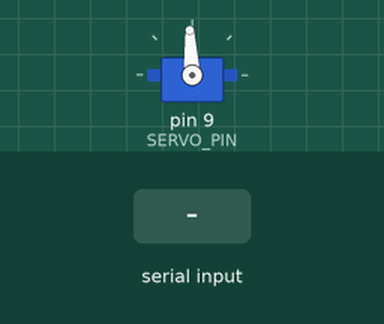
Recording of a sketch running on a simulated Arduino Uno, built with avr-gcc and run on an emulated ATmega328P. On the bench: servo. The inputs (shaded band) are chosen by the test bench.

Above: at 1.2 s.
1.3 s: "R" received over Serial
At 2.2 s:
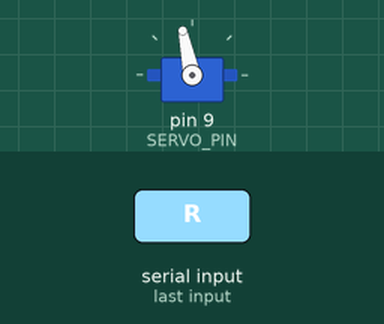
2.8 s: "S" received over Serial
At 3.3 s:
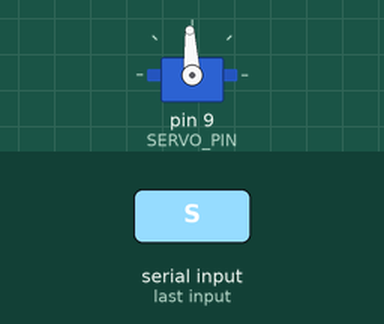
Timing chart, 0 to 5.8 s (numbered marks = the images above; inputs shaded):
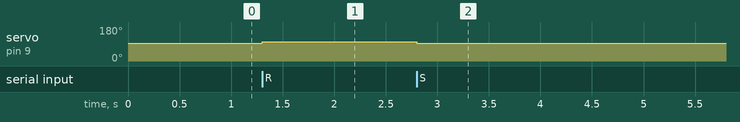

The sketch:

ajuste_motor_360.ino
```cpp
#include <Servo.h>

Servo plate;
const int SERVO_PIN = 9;

void setup() {
  Serial.begin(9600);
  plate.attach(SERVO_PIN);
  plate.writeMicroseconds(1500); // parado
}

void loop() {
  if (Serial.available()) {
    char c = Serial.read();

    if (c == 'L') {            // Left
      plate.writeMicroseconds(1400);
    }
    else if (c == 'R') {       // Right
      plate.writeMicroseconds(1600);
    }
    else if (c == 'S') {       // Stop
      plate.writeMicroseconds(1500);
    }
  }
}
```

Measured:
- after the input at 1.3 s, servo on pin 9 (SERVO_PIN): 93° → 102° at once
- after the input at 2.8 s, servo on pin 9 (SERVO_PIN): 102° → 93° at once
